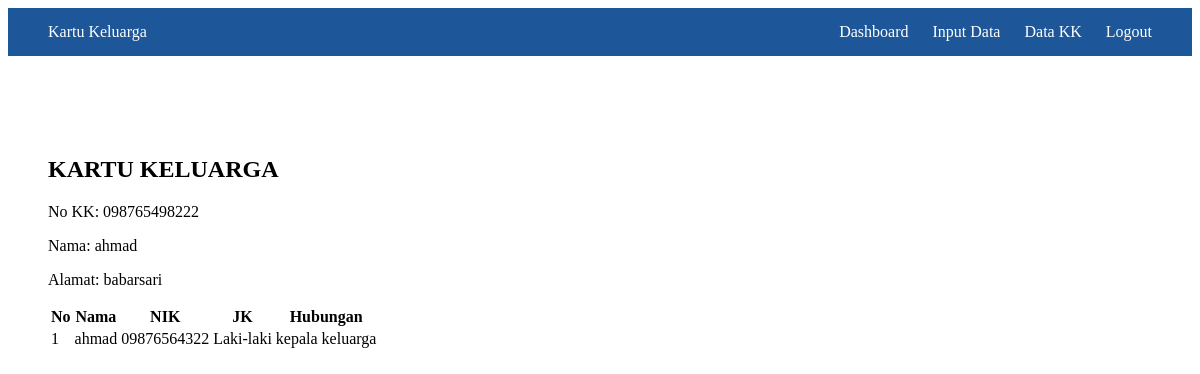
The page /landing.php?id=1 on the database its author committed.
### tables this page shows
CREATE TABLE `kartu_keluarga` (
  `id_kk` int(50) NOT NULL,
  `no_kk` varchar(50) NOT NULL,
  `nama_kepala_keluarga` varchar(100) NOT NULL,
  `alamat` text NOT NULL
);

CREATE TABLE `anggota_keluarga` (
  `id_anggota` int(50) NOT NULL,
  `id_kk` int(50) NOT NULL,
  `nama` varchar(100) NOT NULL,
  `nik` varchar(50) NOT NULL,
  `jenis_kelamin` enum('Laki-laki','Perempuan') NOT NULL,
  `hubungan` varchar(50) NOT NULL
);

### landing.php (the view, shortened to what this page needs)
<?php
include "koneksi.php";
if (isset($_GET['id'])) {
    $id = $_GET['id'];
    $kkQuery = mysqli_query($koneksi, "SELECT * FROM kartu_keluarga WHERE id_kk='$id'");
} else {
    $kkQuery = mysqli_query($koneksi, "SELECT * FROM kartu_keluarga ORDER BY id_kk DESC LIMIT 1");
}
$kk = mysqli_fetch_assoc($kkQuery);
$id = $kk['id_kk'];
$data = mysqli_query($koneksi, "SELECT * FROM anggota_keluarga WHERE id_kk='$id'");
?>
<!DOCTYPE html>
<html>
<head>
<link rel="stylesheet" href="style.css">
</head>
<body>
<nav class="navbar">
    <div class="nav-title">Kartu Keluarga</div>
    <div class="nav-menu">
        <a href="dashboard.php">Dashboard</a>
        <a href="form.php">Input Data</a>
        <a href="landing.php">Data KK</a>
        <a href="logout.php">Logout</a>
    </div>
</nav>
<div class="content">
<h2>KARTU KELUARGA</h2>
<p>No KK: <?= $kk['no_kk']; ?></p>
<p>Nama: <?= $kk['nama_kepala_keluarga']; ?></p>
<p>Alamat: <?= $kk['alamat']; ?></p>
<table>
    <tr>
        <th>No</th>
        <th>Nama</th>
        <th>NIK</th>
        <th>JK</th>
        <th>Hubungan</th>
    </tr>
    <?php $no = 1; while($a = mysqli_fetch_assoc($data)) { ?>
    <tr>
        <td><?= $no++; ?></td>
        <td><?= $a['nama']; ?></td>
        <td><?= $a['nik']; ?></td>
        <td><?= $a['jenis_kelamin']; ?></td>
        <td><?= $a['hubungan']; ?></td>
    </tr>
    <?php } ?>
</table>
</div>
</body>
</html>

### style.css (style rules this page uses)
.navbar { background:#1e5799; color:white; display:flex; justify-content:space-between; padding:15px 40px; }
.nav-menu a { color:white; margin-left:20px; text-decoration:none; }
.content { padding:80px 40px; }

### rows shown on the page
kartu_keluarga: no_kk "098765498222", nama_kepala_keluarga "ahmad", alamat "babarsari"
anggota_keluarga: nama "ahmad", nik "09876564322", jenis_kelamin "Laki-laki", hubungan "kepala keluarga"
